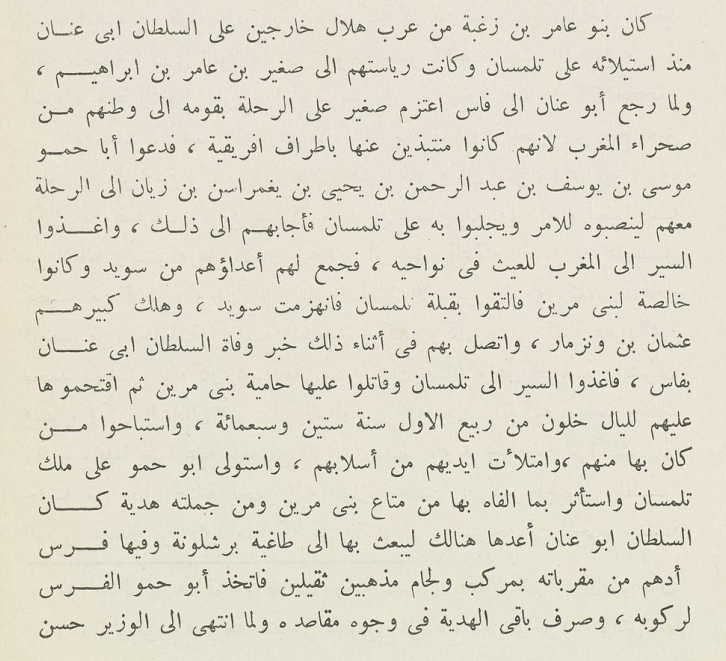
#> input picture books_for_ocr/scanned_pics/test_10.PNG, 726 x 661 px
$ python -i preprocessing.py   (imports and definitions only)
#> lines starting #> are read from the running program, lines starting #| are printed output that depends on the picture; after the words box and inside, x2 and y2 are one past the last pixel; in counts of white or black regions, pixels touching at a corner belong together
import cv2 as cv
import matplotlib.pyplot as plt
import numpy as np
from scipy.ndimage import rotate


def binarize(image):
    """This function binarizes  an image using the otsu algorithm
    and returns the original image and the binarized image"""

    # Can we make the binarization better? --> for later
    # the 0 transforms autmatically the picture to grayscale

    ret, thresh = cv.threshold(image, 127, 255, cv.THRESH_OTSU)
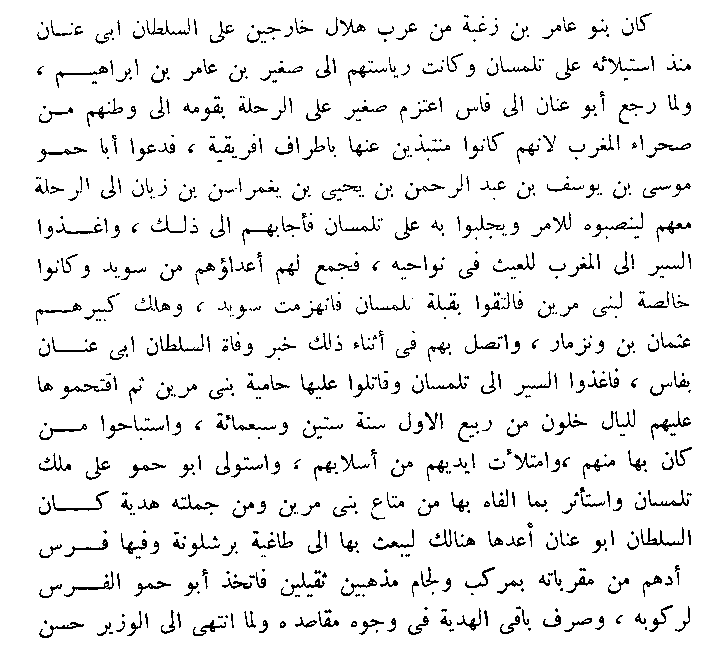
#> thresh: shape (661, 726); 93.5% white; black in thin lines or dots, all inside (x1, y1, x2, y2) = (35, 13, 692, 638)
#> ret = 168
    return thresh


def find_score(arr, angle):
    data = rotate(arr, angle, reshape=False, order=0)
    hist = np.sum(data, axis=1)
    score = np.sum((hist - np.mean(hist)) ** 2)
    return score


def correct_skew(image):
    """this function corrects skewness using the profile projection method
    it takes as argument the image after binarization"""

    # the binary_image array only contains 0 and 1, to easily calculate the histogram
    inversed_binary_image = 1 - image // 255
    angles = np.arange(-3, 3, 0.1)
    scores = []
    for angle in angles:
        scores.append(find_score(inversed_binary_image, angle))
#> this loop made 60 passes
#> score in find_score on passes 1 to 12: 318639.1, 355027.4, 400324.6, 446705.8, 495889.4, 548374.8, 604131.1, 660839.4, 729325.1, 790084.2, 864677.5, 940619.7
#> pass 1, in find_score, `data = rotate(arr, angle, reshape=False, order=0)`:
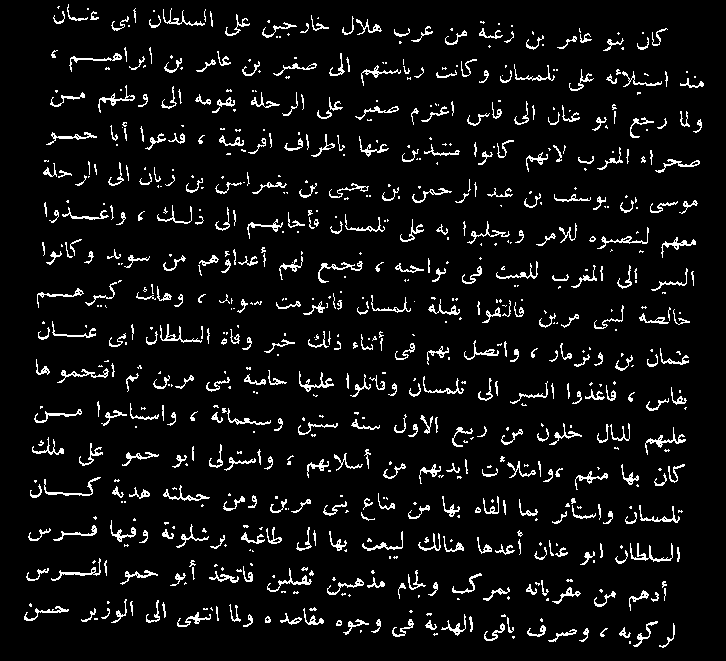
#> data: shape (661, 726); values 0 (black) and 1 (white), 6.5% white in thin lines or dots
#> pass 2, in find_score (call 2), `data = rotate(arr, angle, reshape=False, order=0)`:
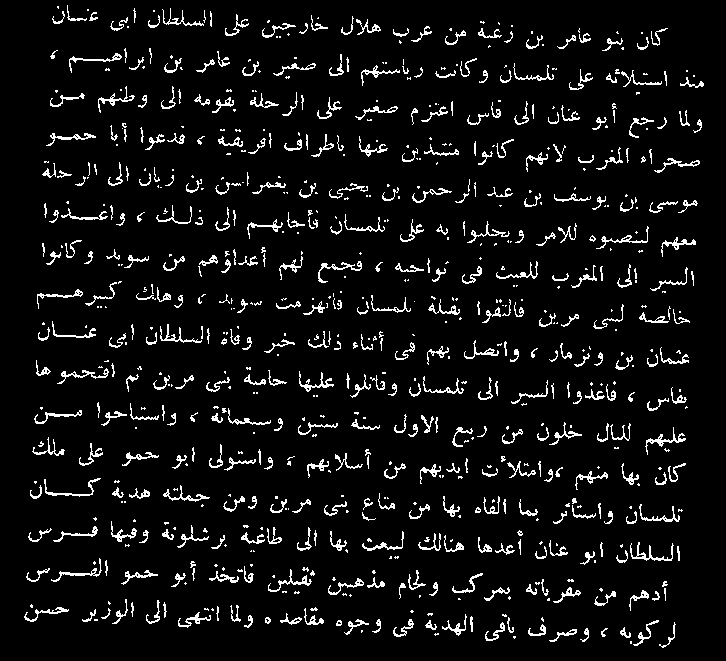
#> data: shape (661, 726); values 0 (black) and 1 (white), 6.5% white in thin lines or dots
#> pass 3, in find_score (call 3), `data = rotate(arr, angle, reshape=False, order=0)`:
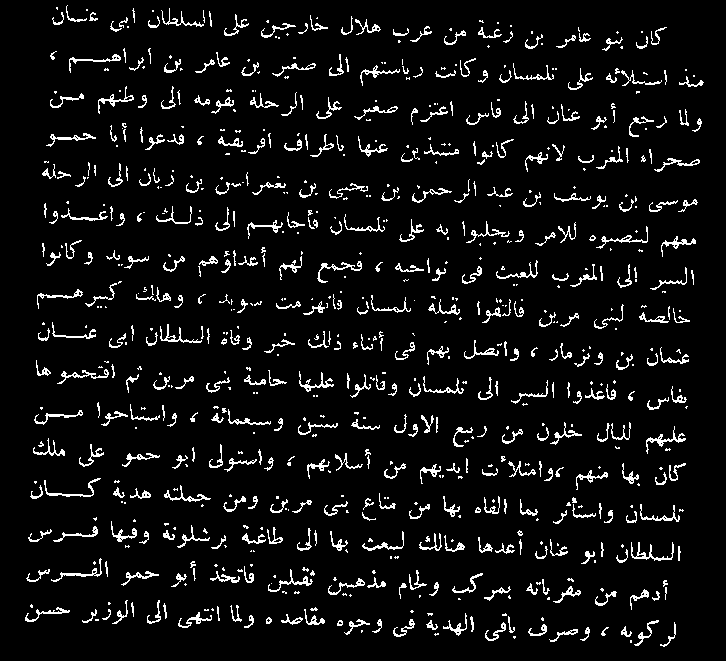
#> data: shape (661, 726); values 0 (black) and 1 (white), 6.5% white in thin lines or dots
#> after the loop, scores = 60 values, max 2406782.5 at index 26, min 132198.3 at index 59, mean 994533.9
    best_score = np.max(np.array(scores))
#> best_score = 2406782.5
    best_angle = angles[scores.index(best_score)]
#> best_angle = -0.4
    corrected_skew = rotate(image, best_angle, reshape=False, order=0, cval=255)
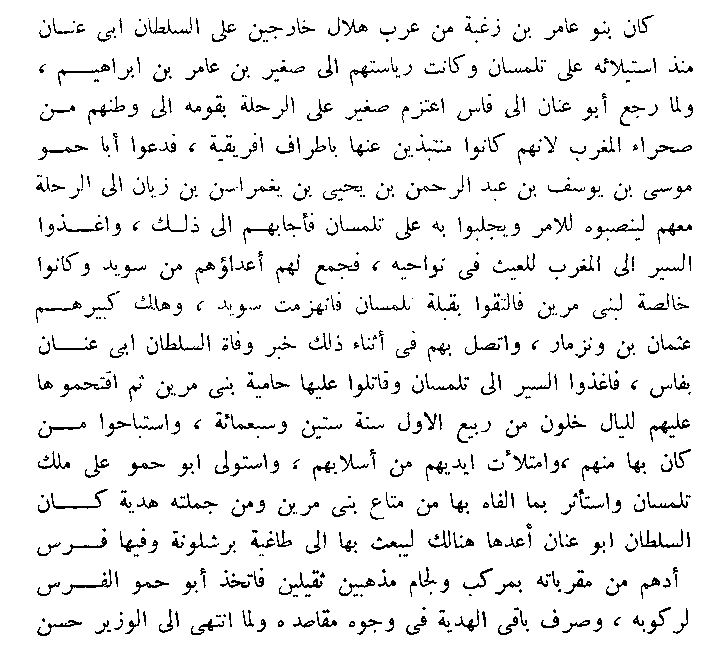
#> corrected_skew: shape (661, 726); 93.5% white; black in thin lines or dots, all inside (x1, y1, x2, y2) = (36, 15, 693, 636)

    return corrected_skew


def plot_images(images_list, images_names=["before", "after"]):
    """this function plots two images"""

    plt.subplot(1, 2, 1), plt.imshow(images_list[0], "gray", vmin=0, vmax=255)
    plt.title(images_names[0])
    plt.xticks([]), plt.yticks([])
    plt.subplot(1, 2, 2), plt.imshow(images_list[1], "gray", vmin=0, vmax=255)
    plt.title(images_names[1])
    plt.xticks([]), plt.yticks([])
    plt.show()


def save_images(name, images_list, path):
    for i, image in enumerate(images_list):
        cv.imwrite(path + name + str(i) + ".jpg", image)


def remove_noise(image):
    # shoud make it way better!
    return cv.fastNlMeansDenoising(image)


def preprocess(image):
    """this function binarizes, corrects skew and remove noise from the given
    picture"""

    img = cv.imread(image, 0)
    binarized = binarize(img)
    corrected_skew = correct_skew(binarized)
    removed_noise = remove_noise(corrected_skew)

    return img, removed_noise

>>> result = preprocess('../books_for_ocr/scanned_pics/test_10.PNG')

$ run again, on books_for_ocr/scanned_pics/test_11.PNG
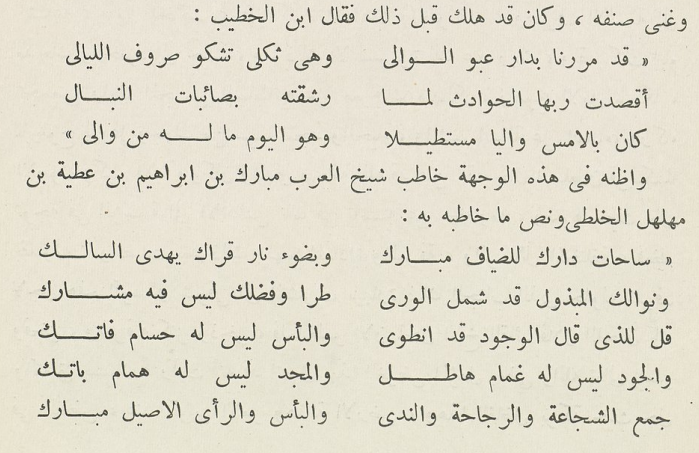
#> input picture books_for_ocr/scanned_pics/test_11.PNG, 699 x 453 px
#> in binarize, `ret, thresh = cv.threshold(image, 127, 255, cv.THRESH_OTSU)`:
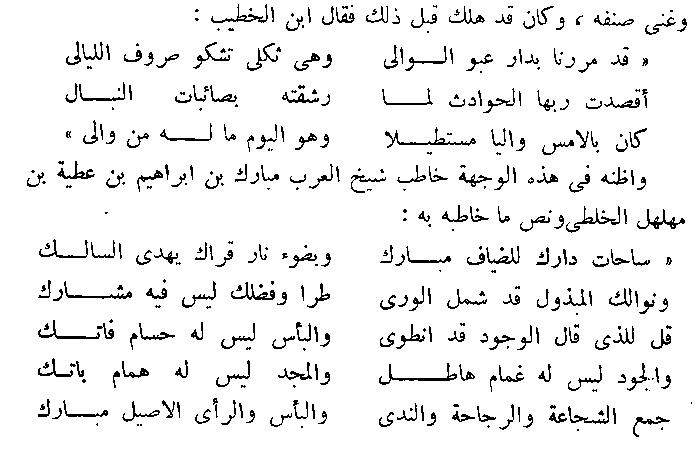
#> thresh: shape (453, 699); 93.8% white; black in thin lines or dots
#> ret = 165
#> inversed_binary_image: shape (453, 699); values 0 (black) and 1 (white), 6.2% white in thin lines or dots
#> the loop in correct_skew, `for angle in angles:` made 60 passes
#> score in find_score on passes 1 to 8: 156069.6, 155202.8, 159265.5, 163510.8, 167664.8, 173290.1, 178578.8, 192309.9
#> after the loop in correct_skew, `for angle in angles:`: scores = 60 values, max 1376560.2 at index 37, min 155202.8 at index 1, mean 648311
#> best_score = 1376560.2
#> best_angle = 0.7
#> in correct_skew, `corrected_skew = rotate(image, best_angle, reshape=False, order=0, cva..`:
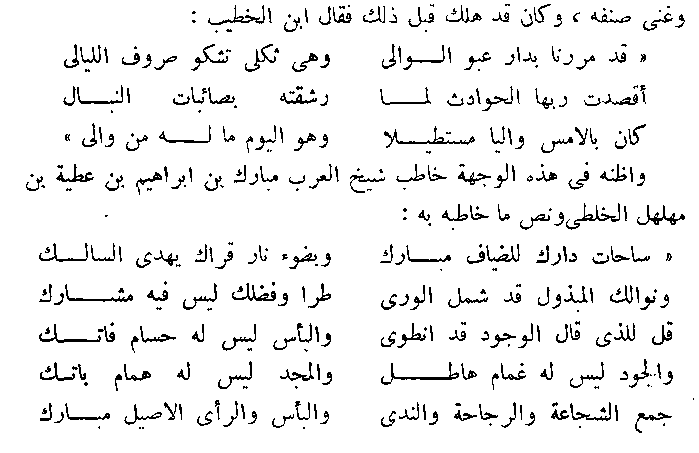
#> corrected_skew: shape (453, 699); 93.8% white; black in thin lines or dots

$ run again, on books_for_ocr/scanned_pics/test_12.PNG
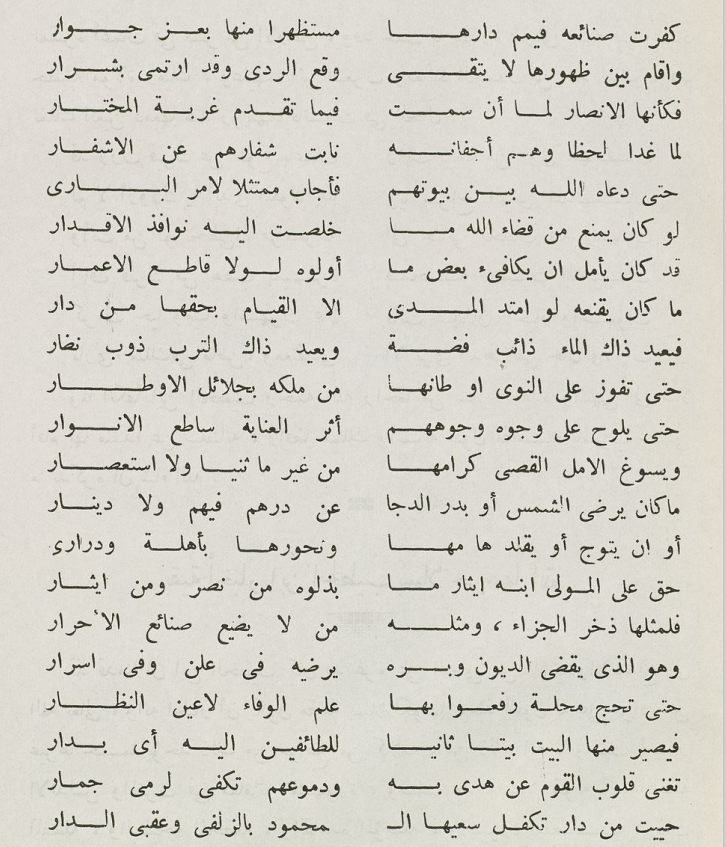
#> input picture books_for_ocr/scanned_pics/test_12.PNG, 726 x 847 px
#> in binarize, `ret, thresh = cv.threshold(image, 127, 255, cv.THRESH_OTSU)`:
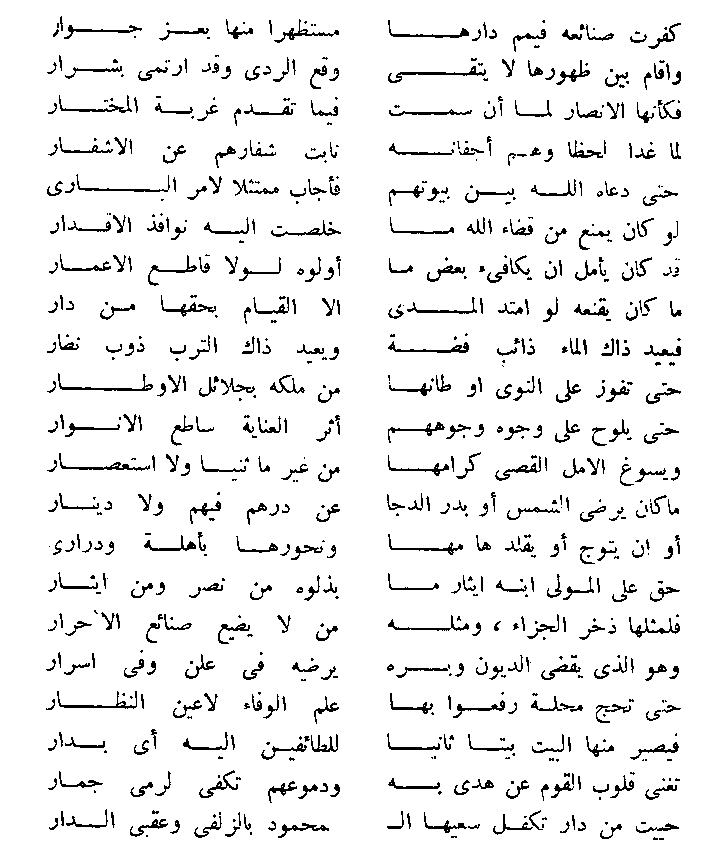
#> thresh: shape (847, 726); 93.6% white; black in thin lines or dots, all inside (x1, y1, x2, y2) = (46, 16, 682, 840)
#> ret = 150
#> the loop in correct_skew, `for angle in angles:` made 60 passes
#> score in find_score on passes 1 to 8: 188493.4, 198454.6, 211964.2, 223834.2, 242083, 263229.4, 290726.2, 316570
#> after the loop in correct_skew, `for angle in angles:`: scores = 60 values, max 3122582.4 at index 34, min 188493.4 at index 0, mean 1370244.3
#> best_score = 3122582.4
#> best_angle = 0.4
#> in correct_skew, `corrected_skew = rotate(image, best_angle, reshape=False, order=0, cva..`:
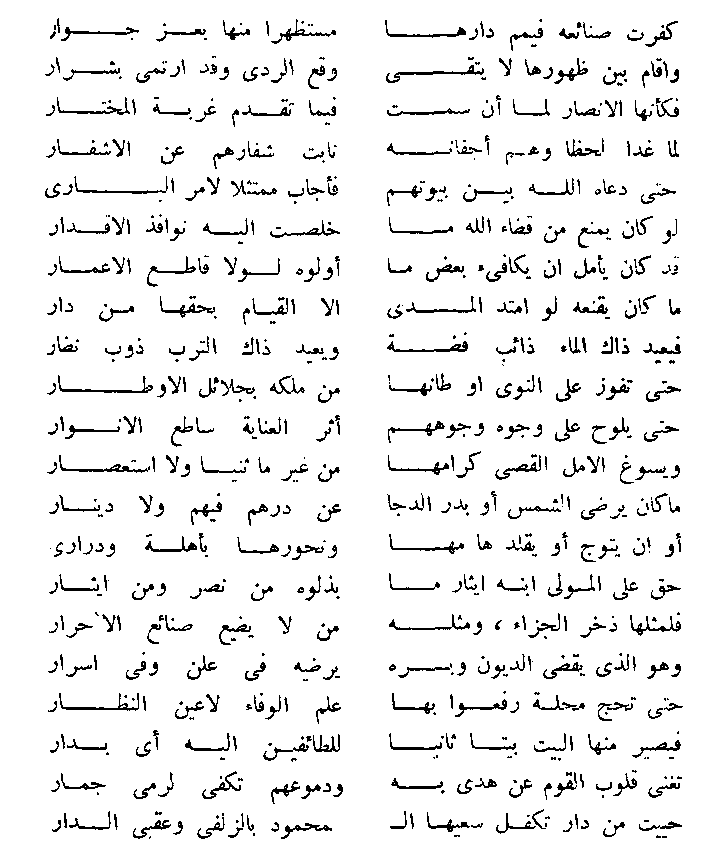
#> corrected_skew: shape (847, 726); 93.6% white; black in thin lines or dots, all inside (x1, y1, x2, y2) = (45, 18, 683, 839)

$ run again, on books_for_ocr/scanned_pics/test_13.PNG
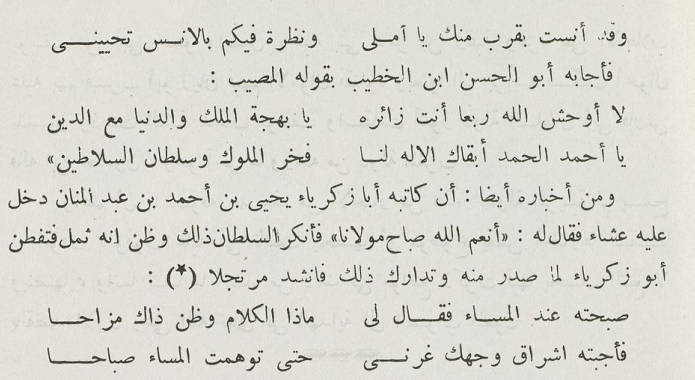
#> input picture books_for_ocr/scanned_pics/test_13.PNG, 695 x 380 px
#> in binarize, `ret, thresh = cv.threshold(image, 127, 255, cv.THRESH_OTSU)`:
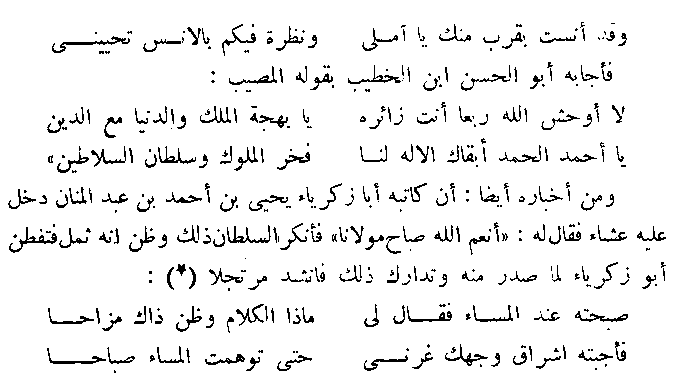
#> thresh: shape (380, 695); 94% white; black in thin lines or dots, all inside (x1, y1, x2, y2) = (8, 22, 666, 373)
#> ret = 159
#> the loop in correct_skew, `for angle in angles:` made 60 passes
#> score in find_score on passes 1 to 8: 218702, 237472.9, 258181, 277415, 303581, 325707, 350900.8, 374301
#> after the loop in correct_skew, `for angle in angles:`: scores = 60 values, max 1159357 at index 27, min 122077 at index 59, mean 550944.1
#> best_score = 1159357
#> best_angle = -0.3
#> in correct_skew, `corrected_skew = rotate(image, best_angle, reshape=False, order=0, cva..`:
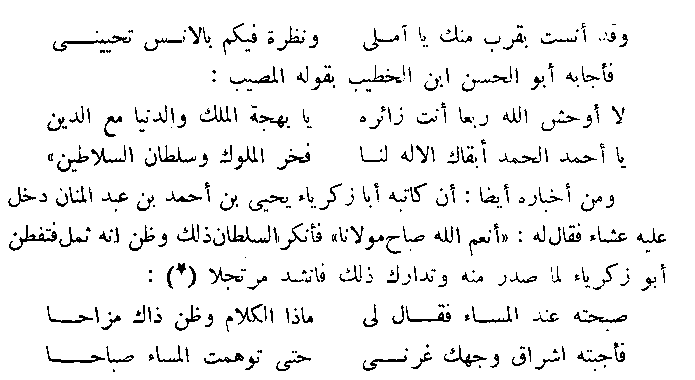
#> corrected_skew: shape (380, 695); 94% white; black in thin lines or dots, all inside (x1, y1, x2, y2) = (8, 23, 666, 372)
